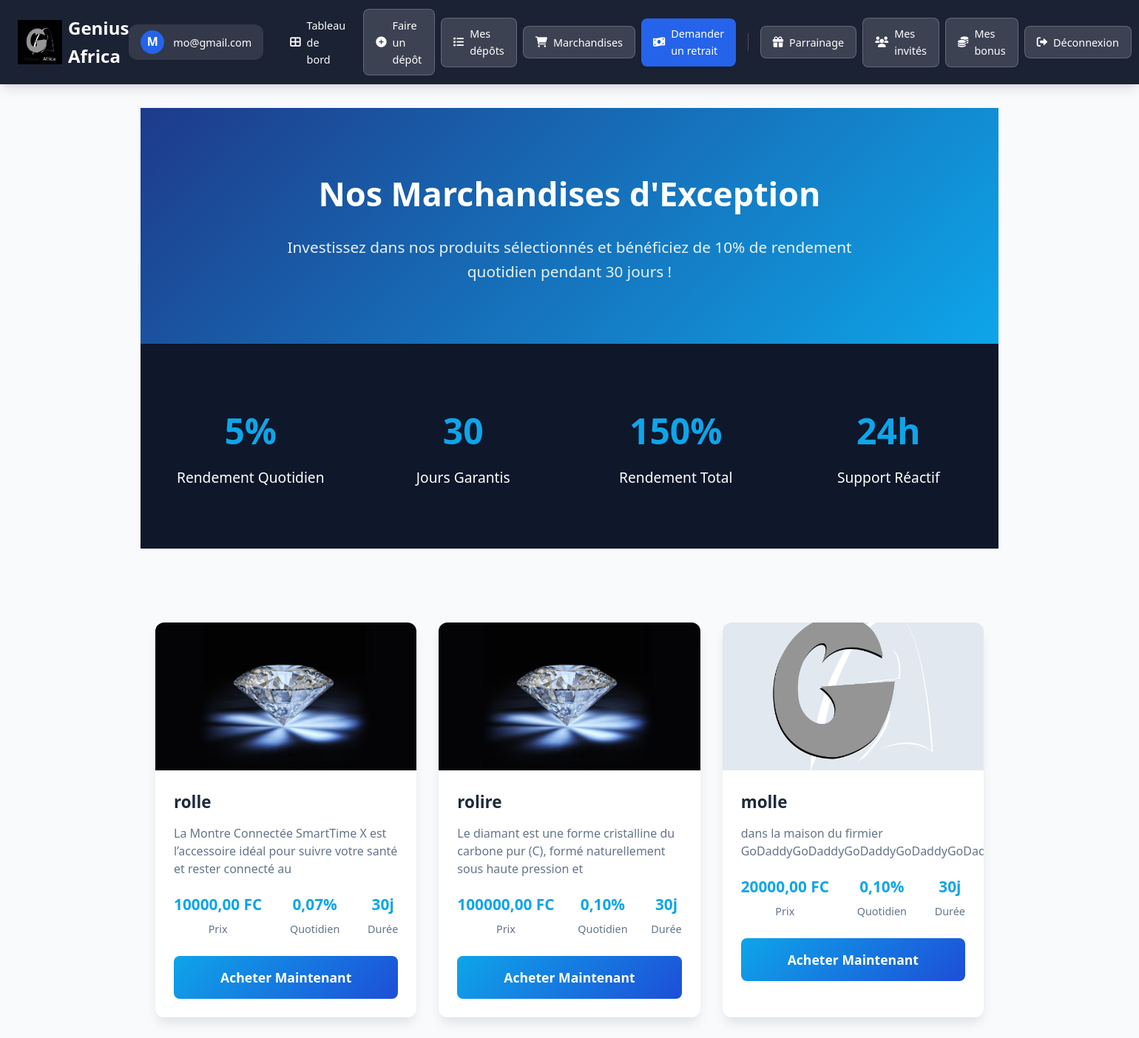
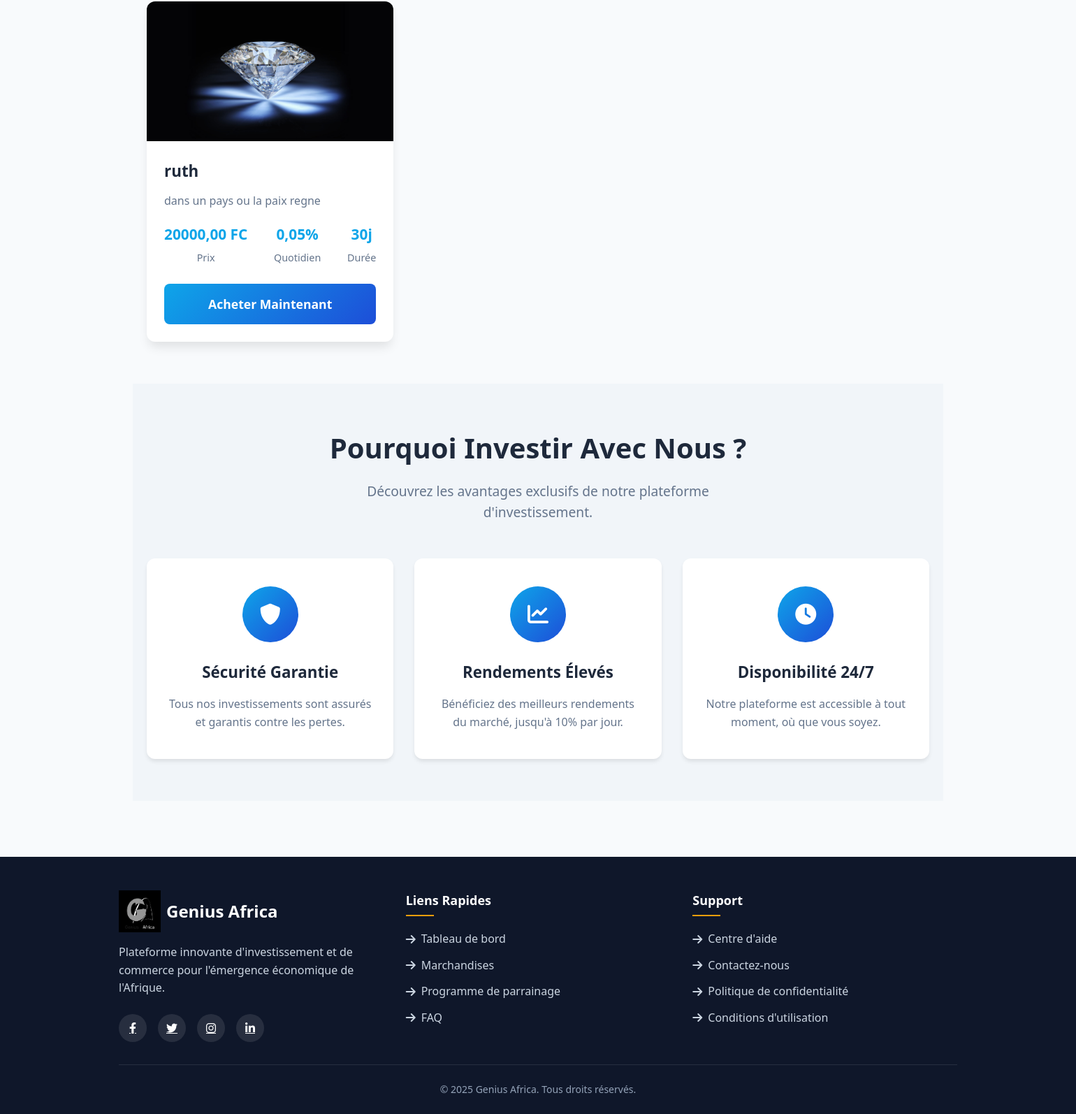
/produits/ (signed in), run on the app's committed database (2 pictures, top to bottom).
### applications/comptes/models.py (models this page shows, shortened)
class Utilisateur(AbstractUser):
    telephone = models.CharField(max_length=20, unique=True, verbose_name="Numéro de téléphone")

### applications/produits/models.py (models this page shows, shortened)
class Produit(models.Model):
    nom = models.CharField(max_length=80, verbose_name="Nom du produit")
    description = models.TextField(verbose_name="Description")
    prix = models.DecimalField(max_digits=12, decimal_places=2, verbose_name="Prix")
    duree_jours = models.PositiveIntegerField(default=30, verbose_name="Durée en jours")
    taux_quotidien = models.DecimalField(max_digits=5, decimal_places=2, default=Decimal('0.05'), verbose_name="Taux quotidien")
    est_actif = models.BooleanField(default=True, verbose_name="Est actif")
    image = models.ImageField(upload_to='produits/', verbose_name="Image du produit", blank=True, null=True)

### applications/produits/views.py (the view)
# urls.py: path('', views.vue_liste_produits, name='liste_produits'),
@login_required
def vue_liste_produits(request):
    produits = Produit.objects.filter(est_actif=True)
    return render(request, 'produits/liste.html', {'produits': produits})

### applications/produits/templates/produits/liste.html (shortened to what this page needs)
{% extends 'base.html' %}
{% load static %}
{% block contenu %}
<body>
    <section class="hero">
        <div class="container">
            <h1>Nos Marchandises d'Exception</h1>
            <p>Investissez dans nos produits sélectionnés et bénéficiez de 10% de rendement quotidien pendant 30 jours !</p>
        </div>
    </section>
    <section class="stats">
        <div class="container stats-container">
            <div class="stat-item">
                <div class="stat-number">5%</div>
                <div class="stat-label">Rendement Quotidien</div>
            </div>
            <div class="stat-item">
                <div class="stat-number">30</div>
                <div class="stat-label">Jours Garantis</div>
            </div>
            <div class="stat-item">
                <div class="stat-number">150%</div>
                <div class="stat-label">Rendement Total</div>
            </div>
            <div class="stat-item">
                <div class="stat-number">24h</div>
                <div class="stat-label">Support Réactif</div>
            </div>
        </div>
    </section>
    <section class="products">
        <div class="container">
            <div class="products-grid">
                {% for produit in produits %}
                <div class="product-card">
                    <div class="product-image">
                        {% if produit.image %}
                            <img src="{{ produit.image.url }}" alt="{{ produit.nom }}">
                        {% else %}
                            <div style="display: flex; align-items: center; justify-content: center; height: 100%; color: #6b7280;">
                                <i class="fas fa-box-open" style="font-size: 48px;"></i>
                            </div>
                        {% endif %}
                    </div>
                    <div class="product-content">
                        <h3 class="product-title">{{ produit.nom }}</h3>
                        <p class="product-description">{{ produit.description }}</p>
                        <div class="product-details">
                            <div class="product-price">
                                <span class="detail-value">{{ produit.prix }} FC</span>
                                <span class="detail-label">Prix</span>
                            </div>
                            <div class="product-yield">
                                <span class="detail-value">{{ produit.taux_quotidien }}%</span>
                                <span class="detail-label">Quotidien</span>
                            </div>
                            <div class="product-duration">
                                <span class="detail-value">{{ produit.duree_jours }}j</span>
                                <span class="detail-label">Durée</span>
                            </div>
                        </div>
                        <a href="{% url 'achat' produit.id %}" class="buy-btn">Acheter Maintenant</a>
                    </div>
                </div>
                {% endfor %}
            </div>
        </div>
    </section>
    <section class="features">
        <div class="container">
            <div class="section-title">
                <h2>Pourquoi Investir Avec Nous ?</h2>
                <p>Découvrez les avantages exclusifs de notre plateforme d'investissement.</p>
            </div>
            <div class="features-grid">
                <div class="feature-card">
                    <div class="feature-icon">
                        <i class="fas fa-shield-alt"></i>
                    </div>
                    <h3 class="feature-title">Sécurité Garantie</h3>
                    <p class="feature-description">Tous nos investissements sont assurés et garantis contre les pertes.</p>
                </div>
                <div class="feature-card">
                    <div class="feature-icon">
                        <i class="fas fa-chart-line"></i>
                    </div>
                    <h3 class="feature-title">Rendements Élevés</h3>
                    <p class="feature-description">Bénéficiez des meilleurs rendements du marché, jusqu'à 10% par jour.</p>
                </div>
                <div class="feature-card">
                    <div class="feature-icon">
                        <i class="fas fa-clock"></i>
                    </div>
                    <h3 class="feature-title">Disponibilité 24/7</h3>
                    <p class="feature-description">Notre plateforme est accessible à tout moment, où que vous soyez.</p>
                </div>
            </div>
        </div>
    </section>
</body>
</html>
{% endblock %}

### applications/noyau/templates/base.html (shortened to what this page needs)
{% load static %}
<!DOCTYPE html>
<html lang="fr">
<head>
    <link rel="stylesheet" href="https://cdnjs.cloudflare.com/ajax/libs/font-awesome/5.15.4/css/all.min.css">
    <link rel="stylesheet" href="{% static 'css/style.css' %}">
    <link rel="stylesheet" href="{% static 'css/dashboard.css' %}">
    <link rel="stylesheet" href="https://cdnjs.cloudflare.com/ajax/libs/font-awesome/6.0.0/css/all.min.css">
</head>
<body>
    <header>
        <nav>
            <div class="logo">
                <a href="{% url 'tableau_de_bord' %}">
                   <img class="img" style='background: black;' src="{% static 'image/Genius_Africa.png' %}" alt="img" width=60 height=60>
                    <span class="logo-text">Genius Africa</span>
                </a>
            </div>
            {% if user.is_authenticated %}
                <div class="user-info">
                    <div class="user-avatar">
                        {{ user.email|first|upper }}
                    </div>
                    <span class="user-email">{{ user.email }}</span>
                </div>
            {% endif %}
            <div class="menu" id="menu">
                {% if user.is_authenticated %}
                    <a href="{% url 'tableau_de_bord' %}">
                        <i class="fas fa-th-large"></i>
                        <span class="text">Tableau de bord</span>
                    </a>
                    <a href="{% url 'create_order' %}" class="bouton">
                        <i class="fas fa-plus-circle"></i>
                        <span class="text">Faire un dépôt</span>
                    </a>
                    <a href="{% url 'liste_depots' %}" class="bouton">
                        <i class="fas fa-list"></i>
                        <span class="text">Mes dépôts</span>
                    </a>
                    <a href="{% url 'liste_produits' %}" class="bouton">
                        <i class="fas fa-shopping-cart"></i>
                        <span class="text">Marchandises</span>
                    </a>
                    <a href="{% url 'retrait' %}" class="bouton-important">
                        <i class="fas fa-money-bill-wave"></i>
                        <span class="text">Demander un retrait</span>
                    </a>
                    <a href="{% url 'mon_code_parrainage' %}" class="bouton">
                        <i class="fas fa-gift"></i>
                        <span class="text">Parrainage</span>
                    </a>
                    <a href="{% url 'liste_filleuls' %}" class="bouton">
                        <i class="fas fa-users"></i>
                        <span class="text">Mes invités</span>
                    </a>
                    <a href="{% url 'liste_bonus_parrainage' %}" class="bouton">
                        <i class="fas fa-coins"></i>
                        <span class="text">Mes bonus</span>
                    </a>
                    <a href="{% url 'deconnexion' %}" class="bouton">
                        <i class="fas fa-sign-out-alt"></i>
                        <span class="text">Déconnexion</span>
                    </a>
                {% endif %}
            </div>
        </nav>
    </header>
    <main>
        <div class="container">
            {% block contenu %}{% endblock %}
    <footer>
        <div class="footer-content">
            <div class="footer-section">
                <div class="footer-logo">
                                       <img class="img" style='background: black;' src="{% static 'image/Genius_Africa.png' %}" alt="img" width=60 height=60>
                    <span>Genius Africa</span>
                </div>
                <p class="footer-description">
                    Plateforme innovante d'investissement et de commerce pour
                    l'émergence économique de l'Afrique.
                </p>
                <div class="social-links">
                    <a href="#"><i class="fab fa-facebook-f"></i></a>
                    <a href="#"><i class="fab fa-twitter"></i></a>
                    <a href="#"><i class="fab fa-instagram"></i></a>
                    <a href="#"><i class="fab fa-linkedin-in"></i></a>
                </div>
            </div>
            <div class="footer-section">
                <h3 class="footer-heading">Liens Rapides</h3>
                <ul class="footer-links">
                    <li><a href="{% url 'tableau_de_bord' %}"><i class="fas fa-arrow-right"></i> Tableau de bord</a></li>
                    <li><a href="{% url 'liste_produits' %}"><i class="fas fa-arrow-right"></i> Marchandises</a></li>
                    <li><a href="{% url 'mon_code_parrainage' %}"><i class="fas fa-arrow-right"></i> Programme de parrainage</a></li>
                    <li><a href="#"><i class="fas fa-arrow-right"></i> FAQ</a></li>
                </ul>
            </div>
            <div class="footer-section">
                <h3 class="footer-heading">Support</h3>
                <ul class="footer-links">
                    <li><a href="#"><i class="fas fa-arrow-right"></i> Centre d'aide</a></li>
                    <li><a href="#"><i class="fas fa-arrow-right"></i> Contactez-nous</a></li>
                    <li><a href="#"><i class="fas fa-arrow-right"></i> Politique de confidentialité</a></li>
                    <li><a href="#"><i class="fas fa-arrow-right"></i> Conditions d'utilisation</a></li>
                </ul>
            </div>
        </div>
        <div class="footer-bottom">
            <p>&copy; 2025 Genius Africa. Tous droits réservés.</p>
        </div>
    </footer>
</body>
</html>

### applications/noyau/templates/base.html (style rules this page uses)
:root { --primary-color: #2563eb; --primary-dark: #1d4ed8; --secondary-color: #0f172a; --accent-color: #f59e0b; --light-color: #f8fafc; --light-gray: #f1f5f9; --mid-gray: #e2e8f0; --dark-color: #1e293b; --text-dark: #334155; --text-light: #64748b; --success-color: #10b981; --warning-color: #f59e0b; --danger-color: #ef4444; --info-color: #3b82f6; --border-radius: 12px; --border-radius-sm: 8px; --border-radius-lg: 16px; --shadow-sm: 0 1px 2px 0 rgba(0, 0, 0, 0.05); --shadow: 0 4px 6px -1px rgba(0, 0, 0, 0.1), 0 2px 4px -1px rgba(0, 0, 0, 0.06); --shadow-md: 0 10px 15px -3px rgba(0, 0, 0, 0.1), 0 4px 6px -2px rgba(0, 0, 0, 0.05); --shadow-lg: 0 20px 25px -5px rgba(0, 0, 0, 0.1), 0 10px 10px -5px rgba(0, 0, 0, 0.04); --transition: all 0.3s ease; --transition-slow: all 0.5s ease; }
* { margin: 0; padding: 0; box-sizing: border-box; }
body { font-family: 'Inter', sans-serif; background: var(--light-color); color: var(--text-dark); line-height: 1.6; display: flex; flex-direction: column; min-height: 100vh; }
header { background: var(--secondary-color); color: white; padding: 0.75rem 1.5rem; position: sticky; top: 0; z-index: 1000; box-shadow: var(--shadow-md); backdrop-filter: blur(10px); background: rgba(15, 23, 42, 0.95); }
nav { display: flex; justify-content: space-between; align-items: center; margin: 0 auto; }
.logo { display: flex; align-items: center; gap: 0.75rem; }
.logo a { color: white; text-decoration: none; font-size: 1.5rem; font-weight: 700; display: flex; align-items: center; gap: 0.5rem; }
.user-info { display: flex; align-items: center; gap: 0.75rem; margin-right: 1.25rem; background: rgba(255, 255, 255, 0.1); padding: 0.5rem 1rem; border-radius: var(--border-radius); transition: var(--transition); }
.user-email { color: white; font-weight: 500; font-size: 0.9rem; }
.user-avatar { width: 32px; height: 32px; border-radius: 50%; background: var(--primary-color); display: flex; align-items: center; justify-content: center; font-weight: 600; }
.menu { display: flex; gap: 0.5rem; align-items: center; }
.menu a { color: white; text-decoration: none; padding: 0.6rem 1rem; border-radius: var(--border-radius-sm); transition: var(--transition); font-weight: 500; font-size: 0.9rem; display: flex; align-items: center; gap: 0.5rem; }
.bouton { background: rgba(255, 255, 255, 0.15); border: 1px solid rgba(255, 255, 255, 0.2); }
.bouton-important { background: var(--primary-color); box-shadow: var(--shadow); }
main { flex: 1; padding: 2rem 1.5rem; }
.container { max-width: 1200px; margin: 0 auto; width: 100%; }
footer { background: var(--secondary-color); color: white; padding: 3rem 1.5rem 1.5rem; margin-top: 3rem; }
.footer-content { max-width: 1200px; margin: 0 auto; display: grid; grid-template-columns: repeat(auto-fit, minmax(250px, 1fr)); gap: 2rem; }
.footer-logo { font-size: 1.5rem; font-weight: 700; margin-bottom: 1rem; display: flex; align-items: center; gap: 0.5rem; }
.footer-description { color: #cbd5e1; margin-bottom: 1.5rem; line-height: 1.6; }
.footer-heading { font-size: 1.125rem; font-weight: 600; margin-bottom: 1.25rem; position: relative; padding-bottom: 0.5rem; }
.footer-heading::after { content: ''; position: absolute; bottom: 0; left: 0; width: 40px; height: 2px; background: var(--accent-color); }
.footer-links { list-style: none; }
.footer-links li { margin-bottom: 0.75rem; }
.footer-links a { color: #cbd5e1; text-decoration: none; transition: var(--transition); display: flex; align-items: center; gap: 0.5rem; }
.social-links { display: flex; gap: 1rem; margin-top: 1.5rem; }
.social-links a { display: flex; align-items: center; justify-content: center; width: 40px; height: 40px; border-radius: 50%; background: rgba(255, 255, 255, 0.1); color: white; transition: var(--transition); }
.footer-bottom { max-width: 1200px; margin: 2rem auto 0; padding-top: 1.5rem; border-top: 1px solid rgba(255, 255, 255, 0.1); text-align: center; color: #94a3b8; font-size: 0.875rem; }
.animate-in { animation: fadeIn 0.5s ease forwards; }
.delay-1 { animation-delay: 0.1s; }
.delay-2 { animation-delay: 0.2s; }
.delay-3 { animation-delay: 0.3s; }

### data on the page
Utilisateur: email|first "M", email "mo@gmail.com"
Produit: image (picture), nom "rolle", description "La Montre Connectée SmartTime X est l’accessoire idéal pour suivre votre santé et rester connecté au", prix "10000,00", taux_quotidien "0,07", duree_jours "30"
Produit: image (picture), nom "rolire", description "Le diamant est une forme cristalline du carbone pur (C), formé naturellement sous haute pression et", prix "100000,00", taux_quotidien "0,10", duree_jours "30"
Produit: image (picture), nom "molle", description "dans la maison du firmier…", prix "20000,00", taux_quotidien "0,10", duree_jours "30"
Produit: image (picture), nom "ruth", description "dans un pays ou la paix regne", prix "20000,00", taux_quotidien "0,05", duree_jours "30"
